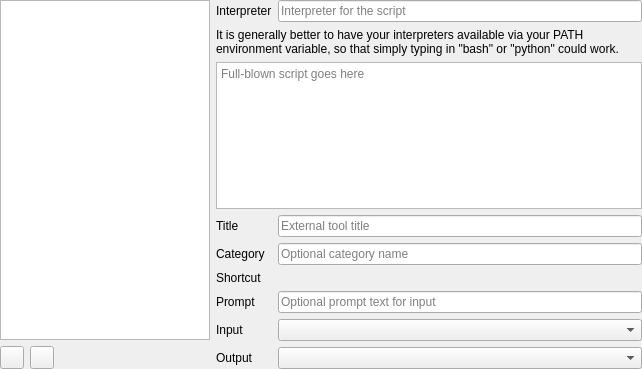
<?xml version="1.0" encoding="UTF-8"?>
<ui version="4.0">
 <class>SettingsExternalTools</class>
 <widget class="QWidget" name="SettingsExternalTools">
  <property name="geometry">
   <rect>
    <x>0</x>
    <y>0</y>
    <width>642</width>
    <height>369</height>
   </rect>
  </property>
  <layout class="QHBoxLayout" name="horizontalLayout_2">
   <property name="leftMargin">
    <number>0</number>
   </property>
   <property name="topMargin">
    <number>0</number>
   </property>
   <property name="rightMargin">
    <number>0</number>
   </property>
   <property name="bottomMargin">
    <number>0</number>
   </property>
   <item>
    <layout class="QGridLayout" name="gridLayout">
     <item row="1" column="2">
      <spacer name="horizontalSpacer">
       <property name="orientation">
        <enum>Qt::Horizontal</enum>
       </property>
       <property name="sizeType">
        <enum>QSizePolicy::Fixed</enum>
       </property>
       <property name="sizeHint" stdset="0">
        <size>
         <width>150</width>
         <height>20</height>
        </size>
       </property>
      </spacer>
     </item>
     <item row="1" column="0">
      <widget class="PlainToolButton" name="m_btnAdd">
       <property name="toolTip">
        <string>Add new external tool</string>
       </property>
       <property name="text">
        <string/>
       </property>
      </widget>
     </item>
     <item row="1" column="1">
      <widget class="PlainToolButton" name="m_btnDelete">
       <property name="toolTip">
        <string>Remove selected external tool</string>
       </property>
       <property name="text">
        <string/>
       </property>
      </widget>
     </item>
     <item row="0" column="0" colspan="3">
      <widget class="QListWidget" name="m_listTools"/>
     </item>
    </layout>
   </item>
   <item>
    <widget class="QWidget" name="m_toolDetails" native="true">
     <layout class="QFormLayout" name="formLayout">
      <property name="leftMargin">
       <number>0</number>
      </property>
      <property name="topMargin">
       <number>0</number>
      </property>
      <property name="rightMargin">
       <number>0</number>
      </property>
      <property name="bottomMargin">
       <number>0</number>
      </property>
      <item row="2" column="0" colspan="2">
       <widget class="QPlainTextEdit" name="m_txtFullScript">
        <property name="sizePolicy">
         <sizepolicy hsizetype="Expanding" vsizetype="Expanding">
          <horstretch>0</horstretch>
          <verstretch>1</verstretch>
         </sizepolicy>
        </property>
        <property name="placeholderText">
         <string>Full-blown script goes here</string>
        </property>
       </widget>
      </item>
      <item row="3" column="0">
       <widget class="QLabel" name="label">
        <property name="text">
         <string>Title</string>
        </property>
        <property name="buddy">
         <cstring>m_txtTitle</cstring>
        </property>
       </widget>
      </item>
      <item row="3" column="1">
       <widget class="QLineEdit" name="m_txtTitle">
        <property name="placeholderText">
         <string>External tool title</string>
        </property>
        <property name="clearButtonEnabled">
         <bool>true</bool>
        </property>
       </widget>
      </item>
      <item row="4" column="0">
       <widget class="QLabel" name="label_2">
        <property name="text">
         <string>Category</string>
        </property>
        <property name="buddy">
         <cstring>m_txtCategory</cstring>
        </property>
       </widget>
      </item>
      <item row="4" column="1">
       <widget class="QLineEdit" name="m_txtCategory">
        <property name="placeholderText">
         <string>Optional category name</string>
        </property>
        <property name="clearButtonEnabled">
         <bool>true</bool>
        </property>
       </widget>
      </item>
      <item row="5" column="0">
       <widget class="QLabel" name="m_lblShortcut">
        <property name="text">
         <string>Shortcut</string>
        </property>
        <property name="buddy">
         <cstring>m_shortcut</cstring>
        </property>
       </widget>
      </item>
      <item row="5" column="1">
       <widget class="ShortcutCatcher" name="m_shortcut" native="true"/>
      </item>
      <item row="7" column="0">
       <widget class="QLabel" name="m_lblInput">
        <property name="text">
         <string>Input</string>
        </property>
        <property name="buddy">
         <cstring>m_cmbInput</cstring>
        </property>
       </widget>
      </item>
      <item row="7" column="1">
       <widget class="QComboBox" name="m_cmbInput"/>
      </item>
      <item row="8" column="0">
       <widget class="QLabel" name="m_lblOutput">
        <property name="text">
         <string>Output</string>
        </property>
        <property name="buddy">
         <cstring>m_cmbOutput</cstring>
        </property>
       </widget>
      </item>
      <item row="8" column="1">
       <widget class="QComboBox" name="m_cmbOutput"/>
      </item>
      <item row="0" column="0">
       <widget class="QLabel" name="label_3">
        <property name="text">
         <string>Interpreter</string>
        </property>
        <property name="buddy">
         <cstring>m_txtInterpreter</cstring>
        </property>
       </widget>
      </item>
      <item row="0" column="1">
       <widget class="QLineEdit" name="m_txtInterpreter">
        <property name="placeholderText">
         <string>Interpreter for the script</string>
        </property>
        <property name="clearButtonEnabled">
         <bool>true</bool>
        </property>
       </widget>
      </item>
      <item row="1" column="0" colspan="2">
       <widget class="QLabel" name="m_lblInfo">
        <property name="text">
         <string>It is generally better to have your interpreters available via your PATH environment variable, so that simply typing in &quot;bash&quot; or &quot;python&quot; could work.</string>
        </property>
        <property name="alignment">
         <set>Qt::AlignLeading|Qt::AlignLeft|Qt::AlignTop</set>
        </property>
        <property name="wordWrap">
         <bool>true</bool>
        </property>
       </widget>
      </item>
      <item row="6" column="1">
       <widget class="QLineEdit" name="m_txtPrompt">
        <property name="placeholderText">
         <string>Optional prompt text for input</string>
        </property>
        <property name="clearButtonEnabled">
         <bool>true</bool>
        </property>
       </widget>
      </item>
      <item row="6" column="0">
       <widget class="QLabel" name="m_lblShortcut_2">
        <property name="text">
         <string>Prompt</string>
        </property>
        <property name="buddy">
         <cstring>m_txtPrompt</cstring>
        </property>
       </widget>
      </item>
     </layout>
    </widget>
   </item>
  </layout>
 </widget>
 <customwidgets>
  <customwidget>
   <class>PlainToolButton</class>
   <extends>QToolButton</extends>
   <header>plaintoolbutton.h</header>
  </customwidget>
  <customwidget>
   <class>ShortcutCatcher</class>
   <extends>QWidget</extends>
   <header>shortcutcatcher.h</header>
   <container>1</container>
  </customwidget>
 </customwidgets>
 <tabstops>
  <tabstop>m_listTools</tabstop>
  <tabstop>m_btnAdd</tabstop>
  <tabstop>m_btnDelete</tabstop>
  <tabstop>m_txtInterpreter</tabstop>
  <tabstop>m_txtFullScript</tabstop>
  <tabstop>m_txtTitle</tabstop>
  <tabstop>m_txtCategory</tabstop>
  <tabstop>m_txtPrompt</tabstop>
  <tabstop>m_cmbInput</tabstop>
  <tabstop>m_cmbOutput</tabstop>
 </tabstops>
 <resources/>
 <connections/>
</ui>
